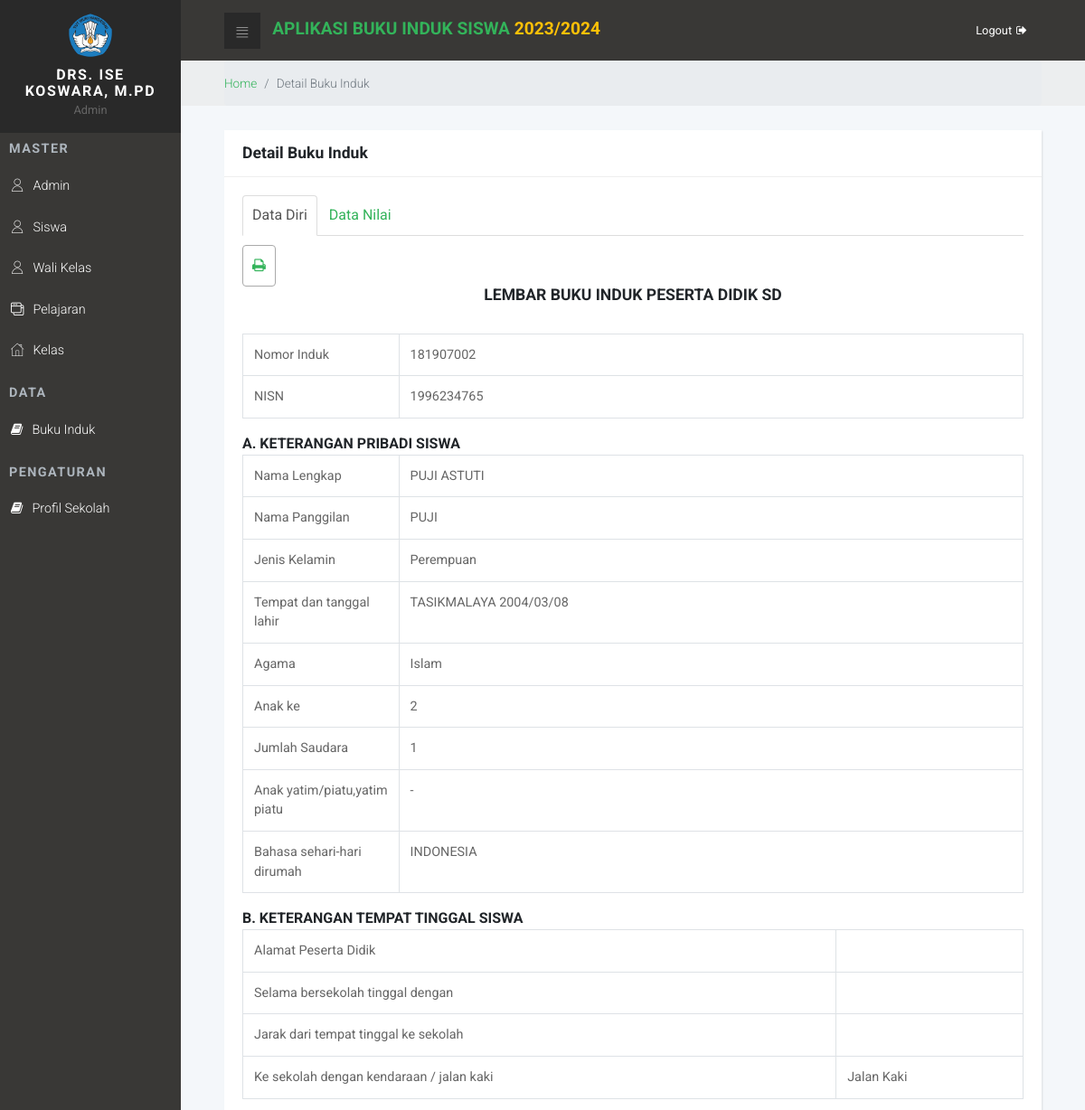
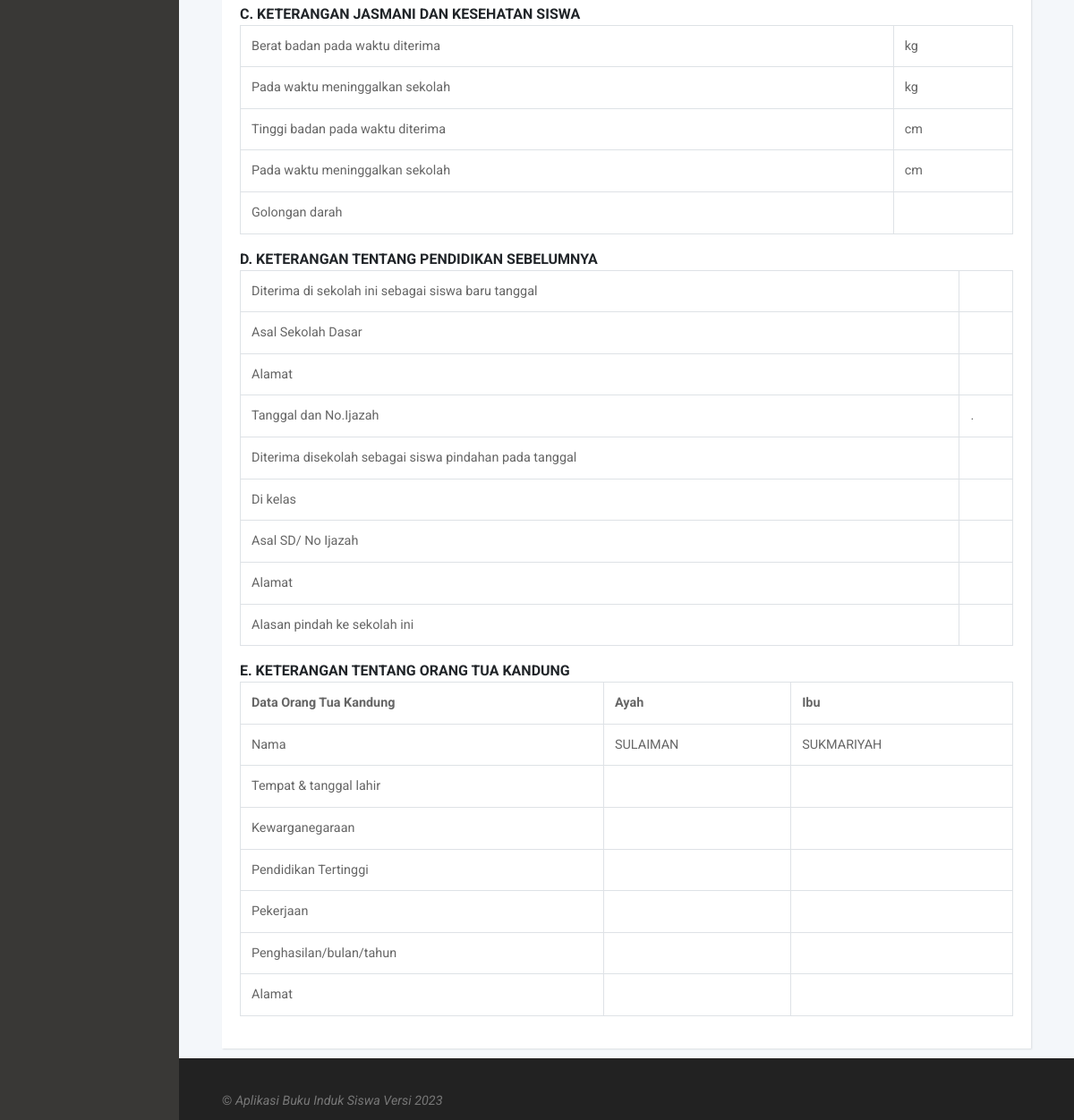
Page /index.php?hal=detail_buku_induk&ids=7 (signed in) on the committed database (2 pictures, top to bottom).
### tables this page shows
CREATE TABLE IF NOT EXISTS `tbsiswa` (
  `id_siswa` int(11) NOT NULL AUTO_INCREMENT,
  `NIS` varchar(9) NOT NULL,
  `nisn` varchar(10) NOT NULL,
  `nm_lengk_siswa` varchar(30) NOT NULL,
  `nm_pang_siswa` varchar(10) NOT NULL,
  `jenis_kelamin` varchar(10) NOT NULL,
  `tmpt_lhr_siswa` varchar(35) NOT NULL,
  `tgl_lhr_siswa` varchar(15) NOT NULL,
  `agama_siswa` varchar(10) NOT NULL,
  `anak_ke` varchar(2) NOT NULL,
  `jml_sdr` varchar(2) NOT NULL,
  `anak_yp` varchar(2) NOT NULL,
  `bahasa` varchar(15) NOT NULL,
  `alamat_peserta_didik` varchar(30) NOT NULL,
  `tinggal_dg` varchar(20) NOT NULL,
  `jarak` varchar(10) NOT NULL,
  `transportasi` varchar(15) NOT NULL,
  `bb_diterima` varchar(4) NOT NULL,
  `bb_meninggalkan` varchar(4) NOT NULL,
  `tb_diterima` varchar(4) NOT NULL,
  `tb_meninggalkan` varchar(4) NOT NULL,
  `goldar` varchar(4) NOT NULL,
  `kalainan` varchar(30) NOT NULL,
  `tgl_diterima` varchar(10) NOT NULL,
  `asal_sd` varchar(30) NOT NULL,
  `alamat_sd` varchar(30) NOT NULL,
  `tgl_ijazah_sd` varchar(20) NOT NULL,
  `no_ijazah_sd` varchar(10) NOT NULL,
  `tgl_diterima_pindahan` varchar(20) NOT NULL,
  `kelas_diterima` varchar(4) NOT NULL,
  `dari_smp` varchar(30) NOT NULL,
  `alamat_smp` varchar(30) NOT NULL,
  `asal_no_ijazah_sd_pindahan` varchar(50) NOT NULL,
  `alamat_sd_pindahan` varchar(30) NOT NULL,
  `alasan_pindah` varchar(30) NOT NULL,
  `nama_ayah` varchar(30) NOT NULL,
  `tmpt_lhr_ayah` varchar(15) NOT NULL,
  `tgl_lhr_ayah` varchar(15) NOT NULL,
  `kwn_ayah` varchar(20) NOT NULL,
  `pend_ayah` varchar(15) NOT NULL,
  `pekerjaan_ayah` varchar(20) NOT NULL,
  `penghasilan_ayah` varchar(15) NOT NULL,
  `alamat_ayah` varchar(30) NOT NULL,
  `nama_ibu` varchar(30) NOT NULL,
  `tmpt_lhr_ibu` varchar(30) NOT NULL,
  `tgl_lhr_ibu` varchar(15) NOT NULL,
  `kwn_ibu` varchar(15) NOT NULL,
  `pend_ibu` varchar(15) NOT NULL,
  `pekerjaan_ibu` varchar(15) NOT NULL,
  `penghasilan_ibu` varchar(15) NOT NULL,
  `alamat_ibu` varchar(30) NOT NULL,
  `id_kelas` int(11) NOT NULL,
  PRIMARY KEY (`id_siswa`)
);

### data_diri_bukuinduk.php (shortened to what this page needs)
<br>
<h4 class="page-header" align="center">LEMBAR BUKU INDUK PESERTA DIDIK SD</h4>
<br>
<?php
$lsiswa = mysqli_query($connect,"select * from tbsiswa,tbkelas where tbsiswa.id_kelas=tbkelas.id_kelas and tbsiswa.id_siswa = '".$_GET['ids']."'");
$dsiswa = $lsiswa->fetch_array(MYSQLI_ASSOC);
?>
<table class="table table-bordered">
    <tr>
        <td width="20%">Nomor Induk</td>
        <td><?=$dsiswa['NIS'];?></td>
    </tr>
    <tr>
        <td>NISN</td>
        <td><?=$dsiswa['nisn'];?></td>
    </tr>
</table>
<b>A. KETERANGAN PRIBADI SISWA</b>
<table class="table table-bordered">
    <tr>
        <td width="20%">Nama Lengkap</td>
        <td><?=$dsiswa['nm_lengk_siswa'];?></td>
    </tr>
    <tr>
        <td>Nama Panggilan</td>
        <td><?=$dsiswa['nm_pang_siswa'];?></td>
    </tr>
    <tr>
        <td>Jenis Kelamin</td>
        <td><?=$dsiswa['jenis_kelamin'];?></td>
    </tr>
    <tr>
        <td>Tempat dan tanggal lahir</td>
        <td><?=$dsiswa['tmpt_lhr_siswa'];?> <?=$dsiswa['tgl_lhr_siswa'];?></td>
    </tr>
    <tr>
        <td>Agama</td>
        <td><?=$dsiswa['agama_siswa'];?></td>
    </tr>
    <tr>
        <td>Anak ke</td>
        <td><?=$dsiswa['anak_ke'];?></td>
    </tr>
    <tr>
        <td>Jumlah Saudara</td>
        <td><?=$dsiswa['jml_sdr'];?></td>
    </tr>
    <tr>
        <td>Anak yatim/piatu,yatim piatu</td>
        <td><?=$dsiswa['anak_yp'];?></td>
    </tr>
    <tr>
        <td>Bahasa sehari-hari dirumah</td>
        <td><?=$dsiswa['bahasa'];?></td>
    </tr>
</table>
<b>B. KETERANGAN TEMPAT TINGGAL SISWA</b>
<table class="table table-bordered">
    <tr>
        <td>Alamat Peserta Didik</td>
        <td><?=$dsiswa['alamat_peserta_didik'];?></td>
    </tr>
    <tr>
        <td>Selama bersekolah tinggal dengan</td>
        <td><?=$dsiswa['tinggal_dg'];?></td>
    </tr>
    <tr>
        <td>Jarak dari tempat tinggal ke sekolah</td>
        <td><?=$dsiswa['jarak'];?></td>
    </tr>
    <tr>
        <td>Ke sekolah dengan kendaraan / jalan kaki</td>
        <td><?=$dsiswa['transportasi'];?></td>
    </tr>
</table>
<b>C. KETERANGAN JASMANI DAN KESEHATAN SISWA</b>
<table class="table table-bordered">
    <tr>
        <td>Berat badan pada waktu diterima </td>
        <td><?=$dsiswa['bb_diterima'];?> kg</td>
    </tr>
    <tr>
        <td>Pada waktu meninggalkan sekolah</td>
        <td><?=$dsiswa['bb_meninggalkan'];?> kg</td>
    </tr>
    <tr>
        <td>Tinggi badan pada waktu diterima</td>
        <td><?=$dsiswa['tb_diterima'];?> cm</td>
    </tr>
    <tr>
        <td>Pada waktu meninggalkan sekolah</td>
        <td><?=$dsiswa['tb_meninggalkan'];?> cm</td>
    </tr>
    <tr>
        <td>Golongan darah</td>
        <td><?=$dsiswa['goldar'];?></td>
    </tr>
</table>
<b>D. KETERANGAN TENTANG PENDIDIKAN SEBELUMNYA</b>
<table class="table table-bordered">
    <tr>
        <td>Diterima di sekolah ini sebagai siswa baru tanggal</td>
        <td><?=$dsiswa['tgl_diterima'];?></td>
    </tr>
    <tr>
        <td>Asal Sekolah Dasar</td>
        <td><?=$dsiswa['asal_sd'];?></td>
    </tr>
    <tr>
        <td>Alamat</td>
        <td><?=$dsiswa['alamat_sd'];?></td>
    </tr>
    <tr>
        <td>Tanggal dan No.Ijazah</td>
        <td><?=$dsiswa['tgl_ijazah_sd'];?> . <?=$dsiswa['no_ijazah_sd'];?></td>
    </tr>
    <tr>
        <td>Diterima disekolah sebagai siswa pindahan pada tanggal</td>
        <td><?=$dsiswa['tgl_diterima_pindahan'];?></td>
    </tr>
    <tr>
        <td>Di kelas</td>
        <td><?=$dsiswa['kelas_diterima'];?></td>
    </tr>
    <td>Asal SD/ No Ijazah</td>
    <td><?=$dsiswa['asal_no_ijazah_sd_pindahan'];?></td>
    <tr>
        <td>Alamat</td>
        <td><?=$dsiswa['alamat_sd_pindahan'];?></td>
    </tr>
    <tr>
        <td>Alasan pindah ke sekolah ini</td>
        <td><?=$dsiswa['alasan_pindah'];?></td>
    </tr>
</table>
<b>E. KETERANGAN TENTANG ORANG TUA KANDUNG</b>
<table class="table table-bordered">
    <tr>
        <th>Data Orang Tua Kandung</th>
        <th>Ayah</th>
        <th>Ibu</th>
    </tr>
    <tr>
        <td>Nama</td>
        <td><?=$dsiswa['nama_ayah'];?></td>
        <td><?=$dsiswa['nama_ibu'];?></td>
    </tr>
    <tr>
        <td>Tempat & tanggal lahir</td>
        <td><?=$dsiswa['tmpt_lhr_ayah'];?></td>
        <td><?=$dsiswa['tmpt_lhr_ibu'];?></td>
    </tr>
    <tr>
        <td>Kewarganegaraan</td>
        <td><?=$dsiswa['tgl_lhr_ayah'];?></td>
        <td><?=$dsiswa['tgl_lhr_ibu'];?></td>
    </tr>
    <tr>
        <td>Pendidikan Tertinggi</td>
        <td><?=$dsiswa['pend_ayah'];?></td>
        <td><?=$dsiswa['pend_ibu'];?></td>
    </tr>
    <tr>
        <td>Pekerjaan</td>
        <td><?=$dsiswa['pekerjaan_ayah'];?></td>
        <td><?=$dsiswa['pekerjaan_ibu'];?></td>
    </tr>
    <tr>
        <td>Penghasilan/bulan/tahun</td>
        <td><?=$dsiswa['penghasilan_ayah'];?></td>
        <td><?=$dsiswa['penghasilan_ibu'];?></td>
    </tr>
    <tr>
        <td>Alamat</td>
        <td><?=$dsiswa['alamat_ayah'];?></td>
        <td><?=$dsiswa['alamat_ibu'];?></td>
    </tr>
</table>

### css/style.default.css (style rules this page uses)
body { overflow-x: hidden; }
table { font-size: 0.9em; color: #666; }
body { font-family: "Roboto", sans-serif; font-size: 1rem; font-weight: 400; line-height: 1.5; color: #212529; background-color: #fff; }
h1, h2, h3, h4, h5, h6, .h1, .h2, .h3, .h4, .h5, .h6 { margin-bottom: 0.5rem; font-family: inherit; font-weight: 700; line-height: 1.1; color: inherit; }
h4, .h4 { font-size: 1.1rem; }

### rows in the picture
tbsiswa: NIS "181907002", nisn "1996234765", nm_lengk_siswa "PUJI ASTUTI", nm_pang_siswa "PUJI", jenis_kelamin "Perempuan", tmpt_lhr_siswa "TASIKMALAYA", tgl_lhr_siswa "2004/03/08", agama_siswa "Islam", anak_ke "2", jml_sdr "1", anak_yp "-", bahasa "INDONESIA", transportasi "Jalan Kaki", nama_ayah "SULAIMAN", nama_ibu "SUKMARIYAH"

### other values in the picture
$nama "DRS. ISE KOSWARA, M.PD"
$level "Admin"
getAddress() "Detail Buku Induk"
